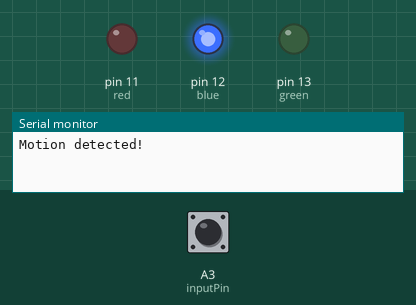
The sketch below on a simulated Arduino Uno, built with avr-gcc and run on an emulated ATmega328P. Shown: output pins drawn as LEDs (lit = HIGH), the last lines printed to the serial monitor. The test bench sets the inputs (shaded band); at power-on: A3 (inputPin) HIGH.

Above: at 2.7 s.
2.8 s: A3 (inputPin) pulled LOW for 0.15 s
At 2.87 s:
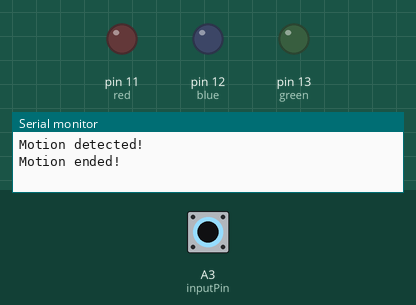
4.4 s: A3 (inputPin) pulled LOW for 3.2 s
At 8.7 s:
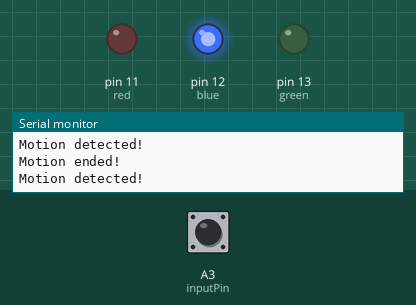
Timing chart, 0 to 10.2 s (numbered marks = the images above; inputs shaded):
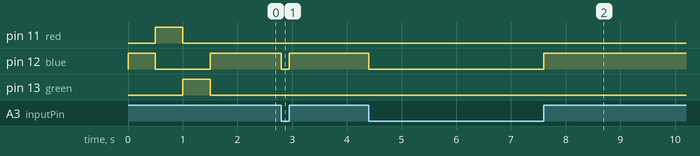

Measured:
- after the input at 2.8 s, pin 12 (blue): HIGH → LOW at once, → HIGH 0.15 s later
- after the input at 4.4 s, pin 12 (blue): HIGH → LOW at once, → HIGH 3.2 s later

The sketch:

motion.ino
```cpp
/*
 * PIR sensor tester
 */

int green = 13;// choose the pin for the LED
int red = 11;
int blue = 12;

int inputPin = A3;               // choose the input pin (for PIR sensor)
int pirState = LOW;             // we start, assuming no motion detected
int val = 0;                    // variable for reading the pin status

void setup() {
  pinMode(blue, OUTPUT);      // declare LED as output
  pinMode(green, OUTPUT);      // declare LED as output
  pinMode(red, OUTPUT);      // declare LED as output
  pinMode(inputPin, INPUT);     // declare sensor as input
  digitalWrite(A3, HIGH);
  Serial.begin(9600);
  digitalWrite(blue, HIGH);
  delay(500);
  digitalWrite(blue, LOW);
  digitalWrite(red, HIGH);
  delay(500);
  digitalWrite(red, LOW);
  digitalWrite(green, HIGH);
  delay(500);
  digitalWrite(green, LOW);
}

void loop(){
  val = digitalRead(inputPin);  // read input value
  if (val == HIGH) {            // check if the input is HIGH
    digitalWrite(blue, HIGH);  // turn LED ON
    if (pirState == LOW) {
      // we have just turned on
      Serial.println("Motion detected!");
      // We only want to print on the output change, not state
      pirState = HIGH;
    }
  } else {
    digitalWrite(blue, LOW); // turn LED OFF
    if (pirState == HIGH){
      // we have just turned of
      Serial.println("Motion ended!");
      // We only want to print on the output change, not state
      pirState = LOW;
    }
  }
}
```
